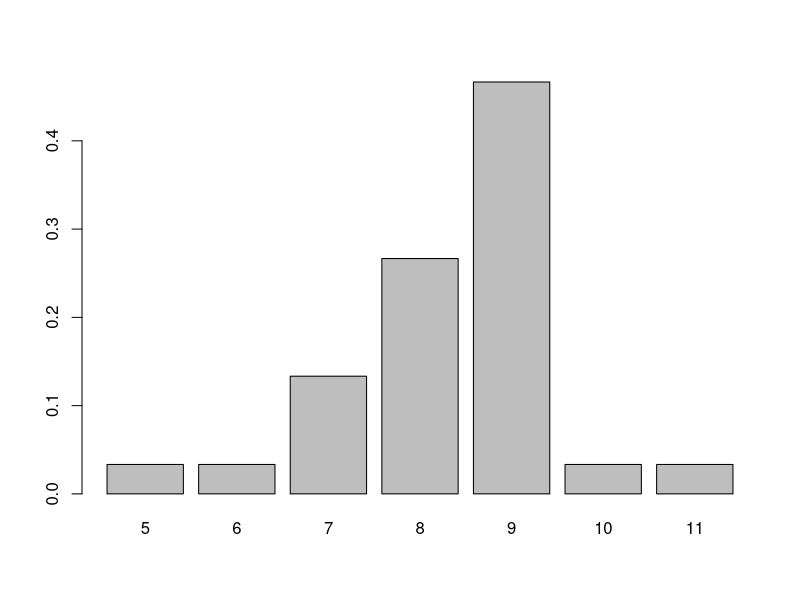
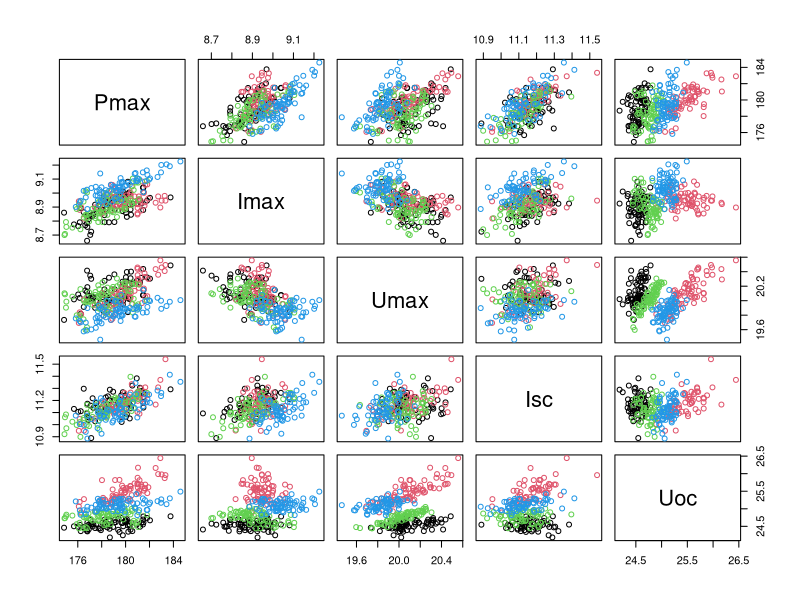
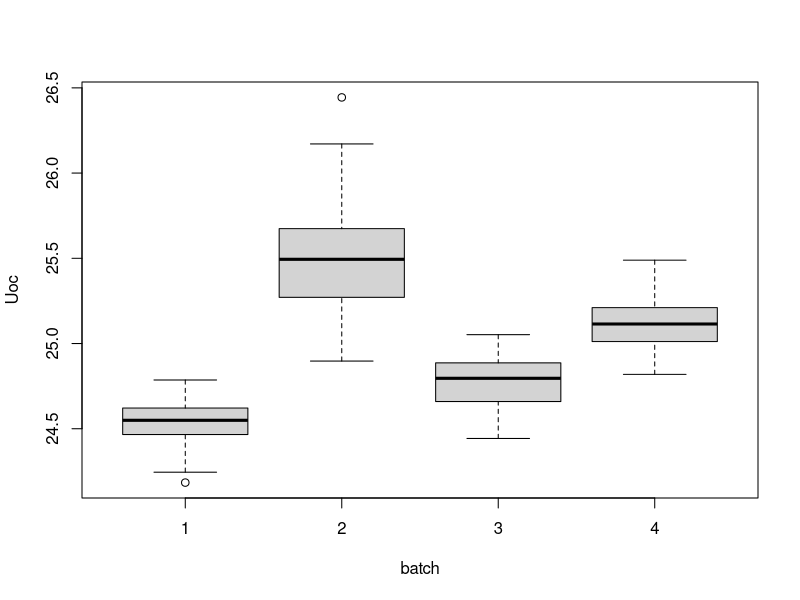
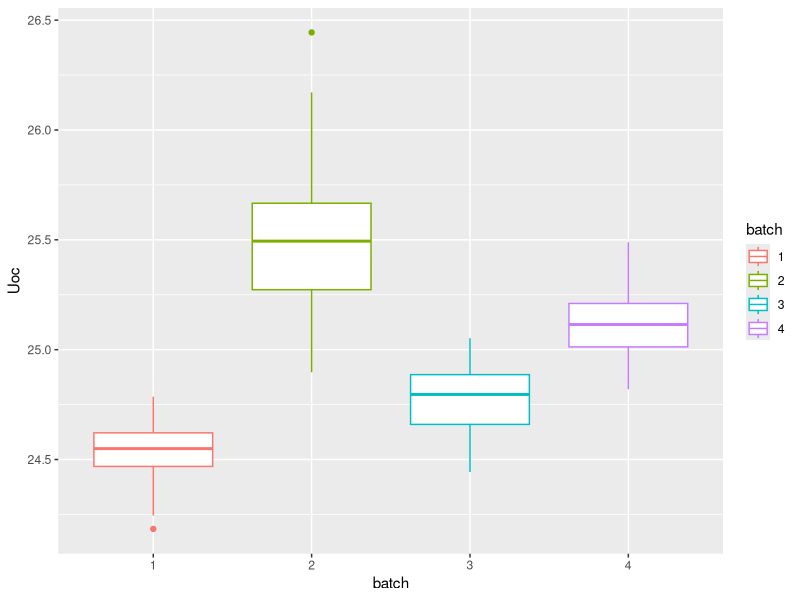
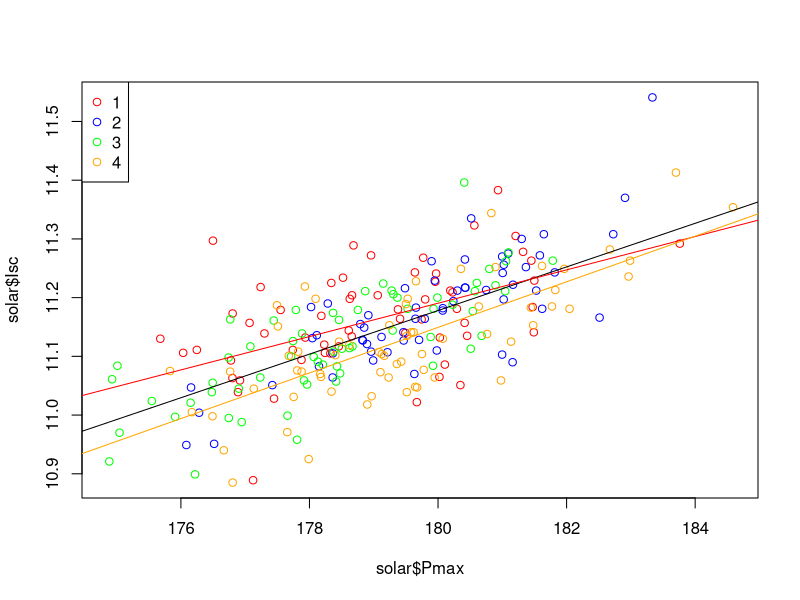
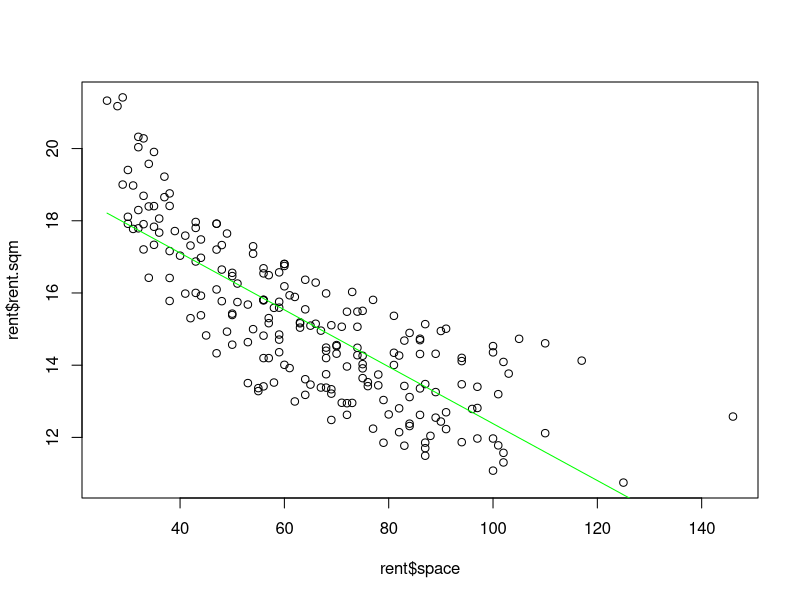
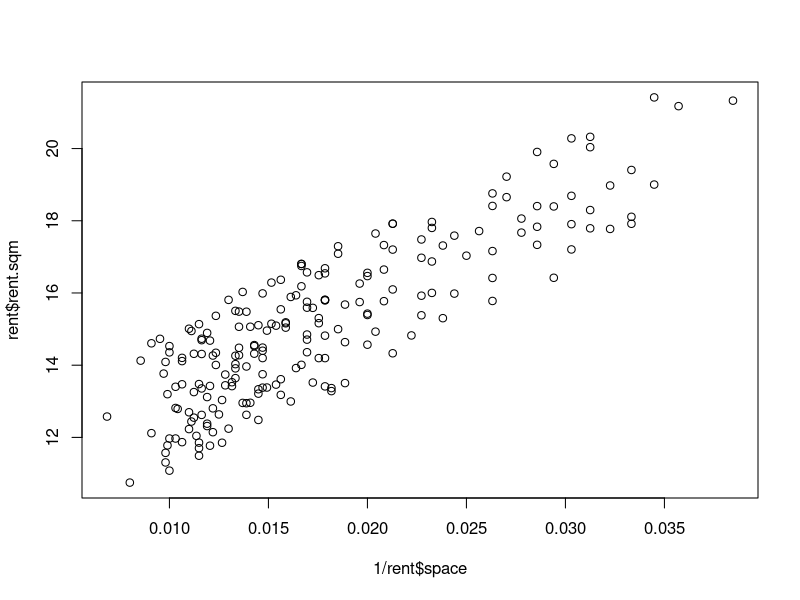
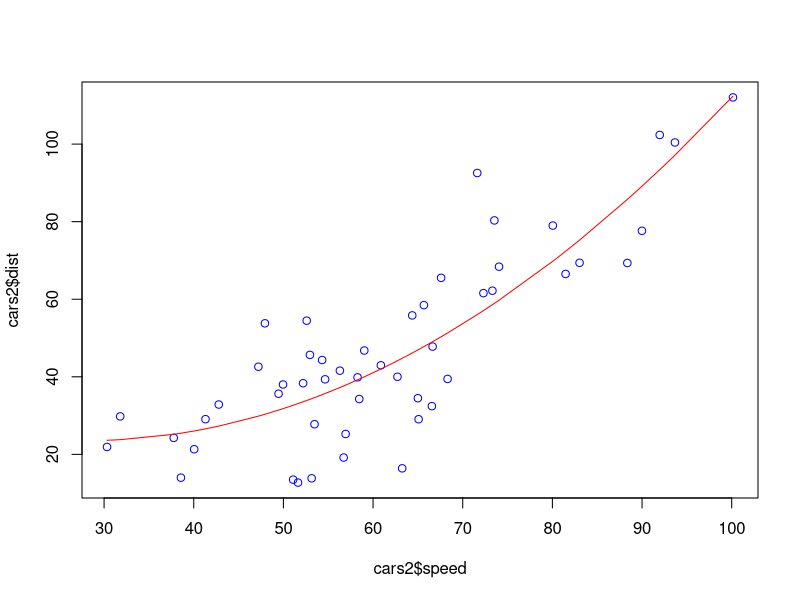

Source code (R) for these figures, in order:
library(ggplot2)
library(MASS)

######
#Task9
######

# (a) Draw a random sample of size m = 30 from a B(n,p)-distribution, 
# the Binomial distribution with parameter n = 12 and p = 0.7, 
# applying the R-function rbinom.

#Number of observations you want to see
#Number of trials per observation
#probability of success for each trial

binom_sample = rbinom(30, 12, 0.7)

# (b) Construct the bar plot and 
# add the probability mass function (pmf) of the generating distribution.

binom_pmf = table(binom_sample)/30

barplot(binom_pmf)

# (c) Calculate the mean (x ̄) and the variance (s2) of your sample and 
# write them in the title of the figure. Furthermore, calculate

T_m.n.p = sqrt(30) * (mean(binom_sample) - 12*0.7)/sqrt(12*0.7*0.3)

# (d) Write a function with arguments m, n and p 
# which draws a new random sample of size
# m from a B(n,p)-distribution and returns the value of Tm,n,p.

my.t.m.n.p = function(m, n, p){
  
  binom_sample = rbinom(m, n, p)
  
  return(sqrt(m) * (mean(binom_sample) - n*p) / sqrt(n*p*(1-p)))
  
}

# (e) Apply the function from (d) 10,000 times for m ∈ {5, 30, 500}, 
# with n = 12 and p = 0.7. For each m, 
# create a histogram with 16 breaks for the returned values. 
# What do you observe?

'for(i in 1:10000){
  
  for(j in c(5, 30, 500)){
    
    
    
  }
  
}
'

#######
#Task10
#######

# (a) Download the CSV-file Solar.csv from the RWTHmoodle space of the course 
# Applied Data Analysis (Tutorial/Praktikum, no 11.04012). 
# Import the data as a data.frame object into the R workspace and 
# transform the attribute batch to type factor.

solar = read.csv2("Solar.csv", header = TRUE, sep = ";")

solar$batch = as.factor(solar$batch)

# fill na

#solar$Isc[which(is.na(solar$Isc))] = mean(solar$Isc[which(!is.na(solar$Isc))])

# (b) Create a scatterplot matrix of the attributes 
# Pmax, Imax, Umax, Isc and Uoc. 
# Differ- entiate the points by batch using colors.

pairs(solar[,2:6], col = solar$batch)

# (c) Create Box-plots for Uoc for each batch in one figure.

boxplot(solar$Uoc ~ solar$batch, xlab = "batch", ylab = "Uoc")

ggplot(solar, aes(x=batch, y=Uoc, color=batch)) +
  geom_boxplot()

# (d) For the data of Solar.csv, create an (Pmax, Isc) scatterplot. 
# Differentiate the points by
# batch using colors and add a linear regression line. 
# Compute the parameter vector

#scatterplot
plot(solar$Pmax,solar$Isc,col=c("red","blue","green","orange")[solar$batch])
#add legend
legend(x="topleft", legend = levels(solar$batch), col=c("red","blue","green","orange"), pch=1)

# (i) via Example I.4.6 and Theorem I.4.9 of the lecture,

# predict parameter term of Isc based on the Pmax

B0 = solar[which(!is.na(solar$Isc)),]

B = cbind(rep(1, nrow(B0)), B0$Pmax)
#B = solar$Pmax

beta = ginv(t(B) %*% B) %*% t(B) %*% B0$Isc

pmax.fit = lm(Isc ~ Pmax, data = solar)

B1 = cbind(rep(1, nrow(solar)), solar$Pmax)

Isc_fit1 = B1 %*% beta

abline(pmax.fit, col = "black")

na.idx = which(is.na(solar$Isc))

library(tidyverse)

Pmax = data.frame(solar$Pmax)

colnames(Pmax) = "Pmax"

predicted.Isc = predict(pmax.fit, newdata = Pmax)

solar$Isc[na.idx] = predicted.Isc[na.idx]

solar.batch1 = solar[solar$batch == "1",]

solar.batch1 = solar.batch1[which(!is.na(solar.batch1$Isc)),]

lm.batch1 = lm(Isc ~ Pmax, data = solar.batch1)

abline(lm.batch1$coefficients, col = "red")

solar.batch4 = solar[solar$batch == "4",]

solar.batch4 = solar.batch4[which(!is.na(solar.batch4$Isc)),]

lm.batch4 = lm(Isc ~ Pmax, data = solar.batch4)

abline(lm.batch4$coefficients, col = "orange")


#######
#Task11
#######

# (a) Download the CSV-file rent.csv from RWTHmoodle. 
# Import the data as a data.frame object into the R workspace.

rent = read.csv2("rent.csv", header = TRUE, sep = ";")

# (b) Create a scatterplot of the attributes rent.sqm(y-axis) and space(x-axis). 
# Add a linear regression line (you may use the function lm) to the scatterplot.

plot(rent$space, rent$rent.sqm)

lm.sqm = lm(rent.sqm ~ space, data = rent)

lines(rent$space, fitted(lm.sqm) , col = "green")

plot(1/rent$space, rent$rent.sqm)

lm2.sqm = lm(rent.sqm ~ 1/space, data = rent)

lines(rent$space, fitted(lm2.sqm) , col = "red")

#######
#Task12
#######

# (a) Download the white-space-separated file cars2.dat from RWTHmoodle. 
# Import the data as a data.frame object into the R workspace.

cars2 = read.table("cars2.dat", header = TRUE, sep = " ")

# (b) Create a scatterplot of the attributes dist (y-axis) and speed (x-axis) 
# of the cars2 data set.

plot(cars2$speed, cars2$dist, col = "blue")

# (c) Add a quadratic regression curve to the scatterplot 
# by using a linear model with the approach
# dist = a + b · speed + c · speed2

lm.dist = lm(dist ~ poly(speed, degree = 2), data = cars2)

lines(cars2$speed[order(cars2$speed)], fitted(lm.dist)[order(cars2$speed)], col = "red")

B = cbind(rep(1, nrow(cars2)), cars2$speed, (cars2$speed)^2)

Q = B %*% ginv(t(B) %*% B) %*% t(B)

B0 = cbind(rep(1, nrow(cars2)), cars2$speed)

Q0 = B0 %*% ginv(t(B0) %*% B0) %*% t(B0)

F_score = (nrow(cars2) - 3) * t(cars2$dist) %*% (Q - Q0) %*% cars2$dist/(t(cars2$dist) %*% (diag(nrow(cars2)) - Q) %*% cars2$dist)

reject = F_score > qf(1 - 0.05, 1, nrow(cars2) - 3)

# bonus
p.val = 1 - pf(F_score, 1, 47)

reject.alt = p.val < 0.05

# by using anova
lm.dist2 = lm(dist ~ poly(speed, degree = 1), data = cars2)

anova(lm.dist2, lm.dist)